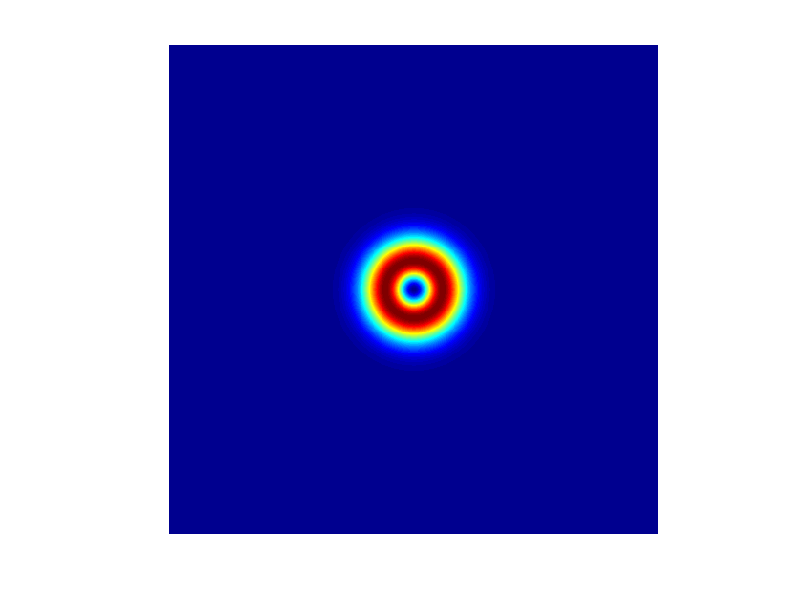

This chart was generated by the following MATLAB code: (Note: this script raises an error after producing the figure.)
addpath(genpath('utils'))
clc, clear
set(0, 'DefaultAxesFontSize', 18);
set(0, 'DefaultFigureColor', 'w');

N = 2^9;
x = linspace(-1,1,N);
[X,Y] = meshgrid(x);
[theta,r] = cart2pol(X,Y);

c = 50;
% source support
A = exp(-c*(X.^2 + Y.^2)) - exp(-2*c*(X.^2 + Y.^2));
% normalization
A = A / max(A(:));
% target support
B = A;

lambda = 1e0;
rng(0)
v = exp(1i*2*pi*rand(N,N));

figure(1)
imagesc(A)
axis image off
colormap(jet)

%% power method
v = v / sqrt(v(:)'*v(:));
numIter = 1e4;
figureUpdate = 1000;

for k = 0:numIter
    v = linOp(v,B,A,lambda);
    v = v / sqrt(v(:)'*v(:));
    
    if mod(k,figureUpdate) == 0
        figure(2)
        hsvplot(v)
        zoom(4*sqrt(c/50))
        
        figure(3)
        hsvplot(fft2c(v))
        zoom(4*sqrt(c/50))
        title(['iteration ', num2str(k)])
        drawnow
    end
end

function r = linOp(v,B,C,lambda)
r = 1./(1+lambda-C) .* ifft2c(B.*fft2c(v));
end

function G = fft2c(g)
G = fftshift(fft2(ifftshift(g)))/numel(g);
end

function g = ifft2c(G)
g = fftshift(ifft2(ifftshift(G)))/numel(G);
end
